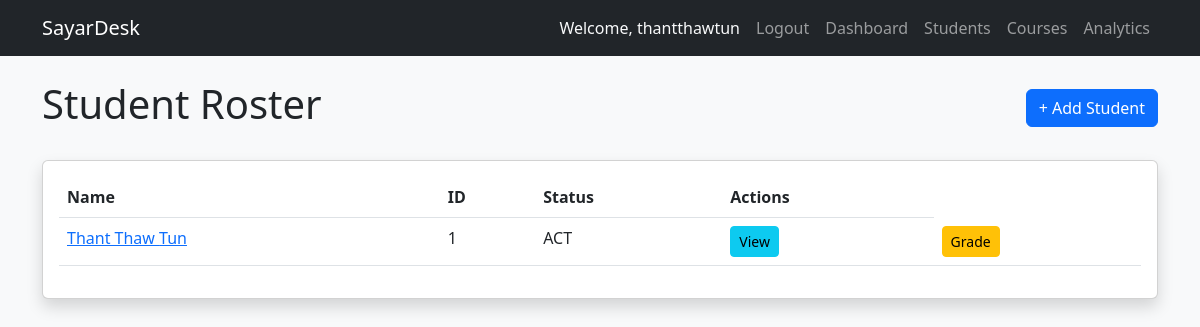
The page /students/ (signed in) on the database as committed earlier.
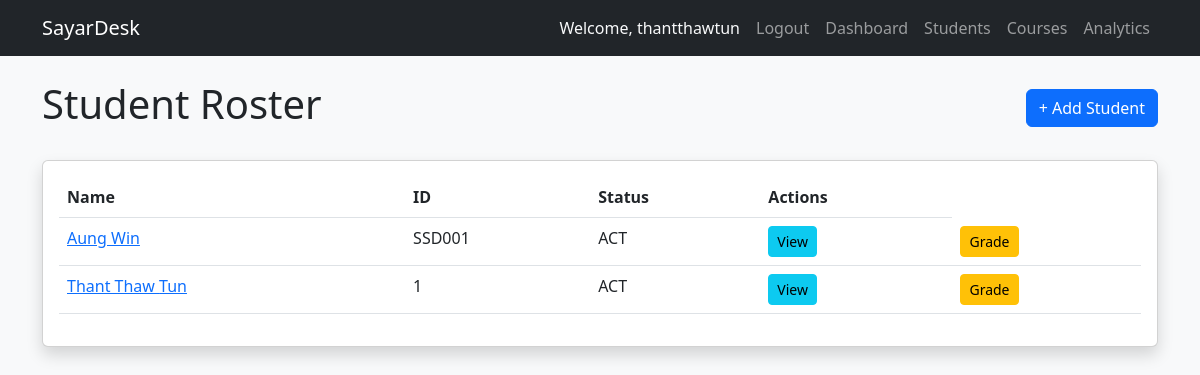
The same page on the database as committed later.
### dashboard/models.py (models this page shows, shortened)
class Student(models.Model):
    class StudentStatus(models.TextChoices):
        ACTIVE = 'ACT', 'Active'
        LEAVE = 'LVE', 'On Leave'
        DROPPED = 'DRP', 'Dropped Out'
    class GenderChoices(models.TextChoices):
        MALE = 'M', 'Male'
        FEMALE = 'F', 'Female'
        OTHER = 'O', 'Other'
        PREFER_NOT_TO_SAY = 'P', 'Prefer not to say'
    user = models.ForeignKey(User, on_delete=models.CASCADE)
    first_name = models.CharField(max_length=100)
    last_name = models.CharField(max_length=100)
    student_id = models.CharField(max_length=50, unique=True, blank=True, null=True)
    email = models.EmailField(blank=True, null=True)
    age = models.IntegerField(blank=True, null=True)
    gender = models.CharField(
        max_length=1,
        choices=GenderChoices.choices,
        default=GenderChoices.PREFER_NOT_TO_SAY,
        blank=True,
        null=True
    )
    city = models.CharField(max_length=100, blank=True, null=True)
    country = models.CharField(max_length=100, blank=True, null=True)
    status = models.CharField(
        max_length=3,
        choices=StudentStatus.choices,
        default=StudentStatus.ACTIVE
    )
    current_balance = models.DecimalField(max_digits=10, decimal_places=2, default=0.00)
    courses = models.ManyToManyField(Course, through='Enrollment', related_name='students', blank=True)
    date_added = models.DateTimeField(auto_now_add=True)
    previous_grade = models.FloatField(default=0.0, help_text="Entrance Exam/Baseline Score (0-100)")
    study_hours = models.PositiveIntegerField(default=0, help_text="Average self-reported study hours per week.")
    payment_delays = models.PositiveIntegerField(default=0, help_text="Total number of late payments recorded.")
    class Meta:
        unique_together = ('student_id', 'first_name', 'last_name')
    @property
    def current_balance(self):
        total_course_cost = self.enrollment_set.aggregate(total=Sum('course__cost'))['total'] or 0
        total_payments = self.payment_set.aggregate(total=Sum('amount'))['total'] or 0
        return total_course_cost - total_payments

### dashboard/views.py (the view)
# urls.py: path('students/', views.student_list, name='student_list'),
@login_required
def student_list(request):
    students = Student.objects.filter(user=request.user)
    return render(request, 'dashboard/student_list.html', {'students': students})

### dashboard/templates/dashboard/student_list.html (shortened to what this page needs)
{% extends "dashboard/base.html" %}
{% block content %}
<div class="d-flex justify-content-between align-items-center mb-4">
    <h1>Student Roster</h1>
    <a href="{% url 'add_student' %}" class="btn btn-primary">+ Add Student</a>
</div>
<div class="card shadow">
    <div class="card-body">
        <table class="table table-hover">
            <thead>
                <tr>
                    <th>Name</th>
                    <th>ID</th>
                    <th>Status</th>
                    <th>Actions</th>
                </tr>
            </thead>
            <tbody>
                {% for student in students %}
                    <tr>
                        <td><a href="{% url 'student_detail' student.pk %}">{{ student.first_name }} {{ student.last_name }}</a></td>
                        <td>{{ student.student_id }}</td>
                        <td>{{ student.status }}</td>
                        <td>
                            <a href="{% url 'student_detail' student.pk %}" class="btn btn-sm btn-info">View</a>
                        </td>
                        <td>
                            <a href="{% url 'student_detail' student.pk %}" class="btn btn-sm btn-warning">
                                 Grade
                            </a>
                        </td>
                    </tr>
                {% endfor %}
            </tbody>
        </table>
    </div>
</div>
{% endblock %}

Rows that differ between the two databases and show on the page:
added Student: first_name "Aung", last_name "Win", student_id "SSD001", status "ACT"
